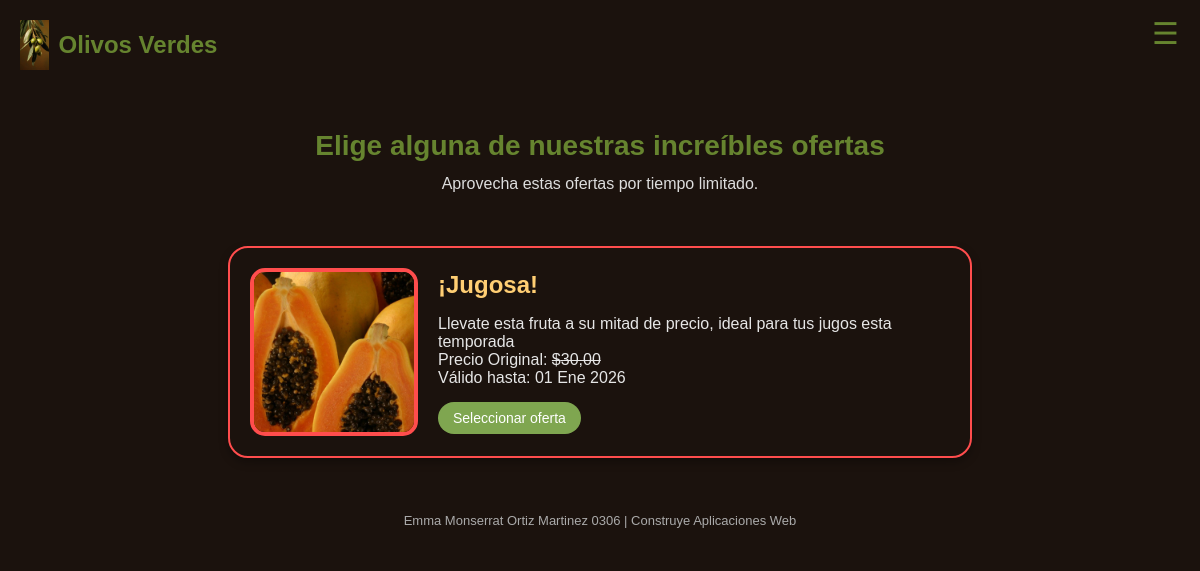
Screenshot of /ofertas/ with the database file from the repository.
### app_fruteria/models.py (models this page shows, shortened)
class Producto(models.Model):
    nombre = models.CharField(max_length=100)
    precio = models.DecimalField(max_digits=6, decimal_places=2)
    descripcion = models.TextField()
    imagen = models.ImageField(upload_to='productos/', null=True, blank=True)
    categoria = models.ForeignKey(Categoria, on_delete=models.SET_NULL, null=True)
    sucursal = models.ForeignKey(Sucursal, on_delete=models.CASCADE, default=1)
    oferta = models.ForeignKey(Oferta, on_delete=models.SET_NULL,  null=True,  blank=True, related_name='productos_en_oferta',verbose_name="Aplicar Oferta")

class Oferta(models.Model):
    nombre = models.CharField(max_length=100, default='Oferta sin nombre')
    descripcion = models.TextField(blank=True, null=True)
    activo = models.BooleanField(default=True, verbose_name="¿Oferta Activa?")
    fecha_inicio = models.DateField(null=True, blank=True)
    fecha_fin = models.DateField(null=True, blank=True)
    porcentaje_descuento = models.DecimalField(
    max_digits=5,
    decimal_places=2,
    default=0,
    verbose_name="Porcentaje de Descuento (%)"
)
    class Meta:
        verbose_name_plural = "Ofertas"

### app_fruteria/views.py (the view)
# urls.py: path('ofertas/', views.ver_ofertas, name='ver_ofertas'),
def ver_ofertas(request):
    hoy = datetime.date.today()
    lista_productos_oferta = Producto.objects.filter(
        oferta__isnull=False,
        oferta__fecha_inicio__lte=hoy,
        oferta__fecha_fin__gte=hoy
    ).order_by('nombre')
    contexto = {
        'lista_productos': lista_productos_oferta,
        'titulo_seccion': ' Ofertas y Promociones Vigentes'
    }
    return render(request, 'app_fruteria/ofertas.html', contexto)

### app_fruteria/templates/app_fruteria/ofertas.html (shortened to what this page needs)
<!DOCTYPE html>
<html lang="es">
<head>
    {% load static %}
</head>
<body>
    <header>
        <img src="{% static 'app_fruteria/imagenes/icon.jpg' %}" alt="Logo">
        Olivos Verdes
    </header>
    <button class="hamburger-icon" id="menu-btn">☰</button>
    <h1 style="color:#66842f; text-align:center;">Elige alguna de nuestras increíbles ofertas</h1>
    <p class="intro" style="text-align:center;">
        Aprovecha estas ofertas por tiempo limitado.
    </p>
{% for producto in lista_productos %}
<section class="oferta" data-producto-id="{{ producto.id }}">
    {% if producto.imagen %}
        <img src="{{ producto.imagen.url }}" alt="{{ producto.nombre }}">
    {% else %}
        <img src="{% static 'app_fruteria/imagenes/placeholder.jpg' %}" alt="{{ producto.nombre }}">
    {% endif %}
    <div class="texto">
        <h2>¡{{ producto.oferta.nombre }}!</h2>
        <p>
            {{ producto.oferta.descripcion }}
            <br>Precio Original: <del>${{ producto.precio|floatformat:2 }}</del>
            <br>Válido hasta: {{ producto.oferta.fecha_fin|date:"d M Y" }}
        </p>
        <button class="btn-accion js-add-to-cart"
                data-product-id="{{ producto.id }}"
                data-product-name="{{ producto.nombre }}"
                style="display: inline-block;">
            Seleccionar oferta
        </button>
    </div>
</section>
{% empty %}
<p style="text-align: center; margin-top: 50px;">Lo sentimos, no hay ofertas vigentes en este momento.</p>
{% endfor %}
    <footer>
        Emma Monserrat Ortiz Martinez 0306 | Construye Aplicaciones Web
    </footer>
</body>
</html>

### app_fruteria/templates/app_fruteria/ofertas.html (style rules this page uses)
body { background-color: #1b120d; color: #fff; font-family: 'Verdana', sans-serif; margin: 0; padding: 0; }
header { display: flex; align-items: center; justify-content: flex-start; background-color: #1b120d; padding: 20px; color: #66842f; font-size: 24px; font-weight: bold; }
header img { height: 50px; margin-right: 10px; }
h1 { margin: 40px 30px 10px; font-size: 28px; }
p.intro { margin: 0 30px 50px; color: #ddd; font-size: 16px; line-height: 1.5; }
.oferta { display: flex; align-items: center; justify-content: flex-start; background-color: #1b120d; border-radius: 20px; margin: 30px auto; width: 80%; max-width: 700px; padding: 20px; gap: 20px; box-shadow: 0 4px 10px rgba(0,0,0,0.3); border: 2px solid #ff4d4d; }
.oferta img { width: 160px; height: 160px; object-fit: cover; border-radius: 15px; border: 4px solid #ff4d4d; }
.texto { flex: 1; text-align: left; }
.texto h2 { margin: 0 0 10px 0; color: #ffce73; }
.texto p { margin-bottom: 15px; color: #e6e6e6; }
.texto button { background-color: #7fa650; border: none; color: #fff; padding: 8px 15px; border-radius: 20px; cursor: pointer; font-size: 14px; }
footer { background-color: #1b120d; color: #aaa; padding: 15px; font-size: 13px; text-align: center; margin-top: 40px; }
.hamburger-icon { display: block; position: fixed; top: 15px; right: 15px; z-index: 1000; background: none; border: none; font-size: 30px; cursor: pointer; color: #66842f; }

### rows the page displays
Producto: imagen (picture), oferta.nombre "Jugosa", oferta.descripcion "Llevate esta fruta a su mitad de precio, ideal para tus jugos esta temporada", precio "30,00", oferta.fecha_fin "01 Ene 2026"
